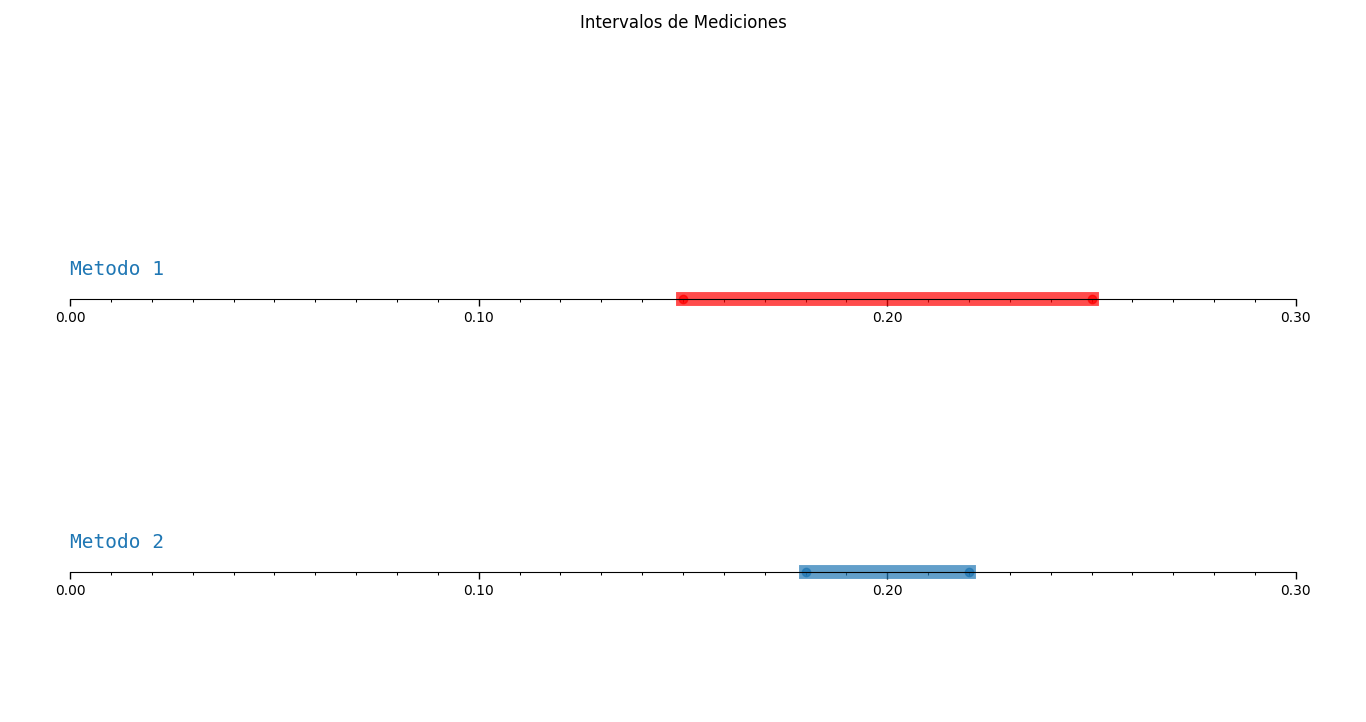

This chart was generated by the following Python code:
import matplotlib.pyplot as plt
from matplotlib import ticker

# figure settings
figure_width = 15 # cm
figure_height = 5 # cm
left_right_margin = 1 # cm
top_bottom_margin = 1 # cm

# Don't change
left   = left_right_margin / figure_width # Percentage from height
bottom = top_bottom_margin / figure_height # Percentage from height
width  = 1 - left*2
height = 1 - bottom*2
cm2inch = 1/2.54 # inch per cm

def setup(ax, title):
    """Set up common parameters for the Axes in the example."""
    # only show the bottom spine
    ax.yaxis.set_major_locator(ticker.NullLocator())
    ax.spines[['left', 'right', 'top']].set_visible(False)

    # define tick positions
    ax.xaxis.set_major_locator(ticker.MultipleLocator(0.1))
    ax.xaxis.set_minor_locator(ticker.MultipleLocator(0.01))

    ax.xaxis.set_ticks_position('bottom')
    ax.tick_params(which='major', width=1.00, length=5)
    ax.tick_params(which='minor', width=0.75, length=2.5, labelsize=10)
    ax.set_xlim(0, 0.3)
    ax.set_ylim(0, 1)

    ax.text(0.0, 0.2, title, transform=ax.transAxes,
            fontsize=14, fontname='Monospace', color='tab:blue')
    ax.xaxis.set_major_formatter(major_formatter)



@ticker.FuncFormatter
def major_formatter(x, pos):
    return f'{x:.2f}'

cm = 1/2.54

fig0, axs0 = plt.subplots(2, 1, figsize=(figure_width*cm2inch,figure_height*cm2inch))
fig0.suptitle('Intervalos de Mediciones')


setup(axs0[0], title="Metodo 1")
setup(axs0[1], title="Metodo 2")



axs0[0].plot([0.15,0.25],[0,0], '-o', linewidth='10', c='r', clip_on=False, alpha=0.7, solid_capstyle="projecting")
axs0[1].plot([0.18, 0.22],[0,0], '-o', linewidth='10', clip_on=False, alpha=0.7, solid_capstyle="projecting")

fig0.tight_layout()

plt.show()
plt.xlim(0, figure_width * width)
plt.ylim(0, figure_height * height)
# fig0.tight_layout()
fig0.savefig("intervalos_tp4.png",)